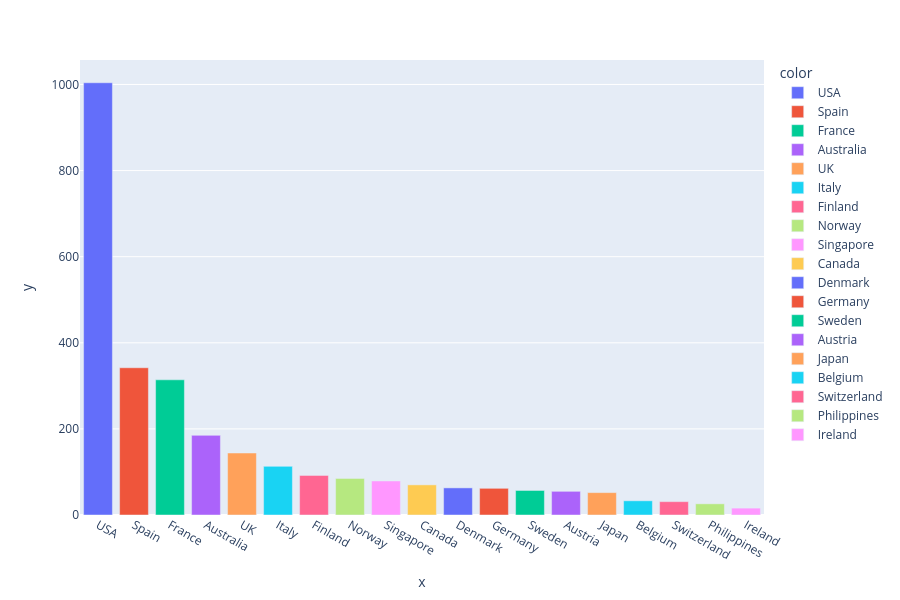

Here is the notebook cell this chart was saved with:
### Code cell
barplot_visualization('COUNTRY')

### Figure 1 — Plotly figure (JSON) as saved in the notebook; plotly's stock layout.template omitted (floating-point values rounded to 4 significant figures)
{"data": [{"hovertemplate": "color=USA<br>x=%{x}<br>y=%{y}<extra></extra>", "legendgroup": "USA", "marker": {"color": "#636efa", "pattern": {"shape": ""}}, "name": "USA", "orientation": "v", "showlegend": true, "textposition": "auto", "type": "bar", "x": ["USA"], "xaxis": "x", "y": [1004], "yaxis": "y"}, {"hovertemplate": "color=Spain<br>x=%{x}<br>y=%{y}<extra></extra>", "legendgroup": "Spain", "marker": {"color": "#EF553B", "pattern": {"shape": ""}}, "name": "Spain", "orientation": "v", "showlegend": true, "textposition": "auto", "type": "bar", "x": ["Spain"], "xaxis": "x", "y": [342], "yaxis": "y"}, {"hovertemplate": "color=France<br>x=%{x}<br>y=%{y}<extra></extra>", "legendgroup": "France", "marker": {"color": "#00cc96", "pattern": {"shape": ""}}, "name": "France", "orientation": "v", "showlegend": true, "textposition": "auto", "type": "bar", "x": ["France"], "xaxis": "x", "y": [314], "yaxis": "y"}, {"hovertemplate": "color=Australia<br>x=%{x}<br>y=%{y}<extra></extra>", "legendgroup": "Australia", "marker": {"color": "#ab63fa", "pattern": {"shape": ""}}, "name": "Australia", "orientation": "v", "showlegend": true, "textposition": "auto", "type": "bar", "x": ["Australia"], "xaxis": "x", "y": [185], "yaxis": "y"}, {"hovertemplate": "color=UK<br>x=%{x}<br>y=%{y}<extra></extra>", "legendgroup": "UK", "marker": {"color": "#FFA15A", "pattern": {"shape": ""}}, "name": "UK", "orientation": "v", "showlegend": true, "textposition": "auto", "type": "bar", "x": ["UK"], "xaxis": "x", "y": [144], "yaxis": "y"}, {"hovertemplate": "color=Italy<br>x=%{x}<br>y=%{y}<extra></extra>", "legendgroup": "Italy", "marker": {"color": "#19d3f3", "pattern": {"shape": ""}}, "name": "Italy", "orientation": "v", "showlegend": true, "textposition": "auto", "type": "bar", "x": ["Italy"], "xaxis": "x", "y": [113], "yaxis": "y"}, {"hovertemplate": "color=Finland<br>x=%{x}<br>y=%{y}<extra></extra>", "legendgroup": "Finland", "marker": {"color": "#FF6692", "pattern": {"shape": ""}}, "name": "Finland", "orientation": "v", "showlegend": true, "textposition": "auto", "type": "bar", "x": ["Finland"], "xaxis": "x", "y": [92], "yaxis": "y"}, {"hovertemplate": "color=Norway<br>x=%{x}<br>y=%{y}<extra></extra>", "legendgroup": "Norway", "marker": {"color": "#B6E880", "pattern": {"shape": ""}}, "name": "Norway", "orientation": "v", "showlegend": true, "textposition": "auto", "type": "bar", "x": ["Norway"], "xaxis": "x", "y": [85], "yaxis": "y"}, {"hovertemplate": "color=Singapore<br>x=%{x}<br>y=%{y}<extra></extra>", "legendgroup": "Singapore", "marker": {"color": "#FF97FF", "pattern": {"shape": ""}}, "name": "Singapore", "orientation": "v", "showlegend": true, "textposition": "auto", "type": "bar", "x": ["Singapore"], "xaxis": "x", "y": [79], "yaxis": "y"}, {"hovertemplate": "color=Canada<br>x=%{x}<br>y=%{y}<extra></extra>", "legendgroup": "Canada", "marker": {"color": "#FECB52", "pattern": {"shape": ""}}, "name": "Canada", "orientation": "v", "showlegend": true, "textposition": "auto", "type": "bar", "x": ["Canada"], "xaxis": "x", "y": [70], "yaxis": "y"}, {"hovertemplate": "color=Denmark<br>x=%{x}<br>y=%{y}<extra></extra>", "legendgroup": "Denmark", "marker": {"color": "#636efa", "pattern": {"shape": ""}}, "name": "Denmark", "orientation": "v", "showlegend": true, "textposition": "auto", "type": "bar", "x": ["Denmark"], "xaxis": "x", "y": [63], "yaxis": "y"}, {"hovertemplate": "color=Germany<br>x=%{x}<br>y=%{y}<extra></extra>", "legendgroup": "Germany", "marker": {"color": "#EF553B", "pattern": {"shape": ""}}, "name": "Germany", "orientation": "v", "showlegend": true, "textposition": "auto", "type": "bar", "x": ["Germany"], "xaxis": "x", "y": [62], "yaxis": "y"}, {"hovertemplate": "color=Sweden<br>x=%{x}<br>y=%{y}<extra></extra>", "legendgroup": "Sweden", "marker": {"color": "#00cc96", "pattern": {"shape": ""}}, "name": "Sweden", "orientation": "v", "showlegend": true, "textposition": "auto", "type": "bar", "x": ["Sweden"], "xaxis": "x", "y": [57], "yaxis": "y"}, {"hovertemplate": "color=Austria<br>x=%{x}<br>y=%{y}<extra></extra>", "legendgroup": "Austria", "marker": {"color": "#ab63fa", "pattern": {"shape": ""}}, "name": "Austria", "orientation": "v", "showlegend": true, "textposition": "auto", "type": "bar", "x": ["Austria"], "xaxis": "x", "y": [55], "yaxis": "y"}, {"hovertemplate": "color=Japan<br>x=%{x}<br>y=%{y}<extra></extra>", "legendgroup": "Japan", "marker": {"color": "#FFA15A", "pattern": {"shape": ""}}, "name": "Japan", "orientation": "v", "showlegend": true, "textposition": "auto", "type": "bar", "x": ["Japan"], "xaxis": "x", "y": [52], "yaxis": "y"}, {"hovertemplate": "color=Belgium<br>x=%{x}<br>y=%{y}<extra></extra>", "legendgroup": "Belgium", "marker": {"color": "#19d3f3", "pattern": {"shape": ""}}, "name": "Belgium", "orientation": "v", "showlegend": true, "textposition": "auto", "type": "bar", "x": ["Belgium"], "xaxis": "x", "y": [33], "yaxis": "y"}, {"hovertemplate": "color=Switzerland<br>x=%{x}<br>y=%{y}<extra></extra>", "legendgroup": "Switzerland", "marker": {"color": "#FF6692", "pattern": {"shape": ""}}, "name": "Switzerland", "orientation": "v", "showlegend": true, "textposition": "auto", "type": "bar", "x": ["Switzerland"], "xaxis": "x", "y": [31], "yaxis": "y"}, {"hovertemplate": "color=Philippines<br>x=%{x}<br>y=%{y}<extra></extra>", "legendgroup": "Philippines", "marker": {"color": "#B6E880", "pattern": {"shape": ""}}, "name": "Philippines", "orientation": "v", "showlegend": true, "textposition": "auto", "type": "bar", "x": ["Philippines"], "xaxis": "x", "y": [26], "yaxis": "y"}, {"hovertemplate": "color=Ireland<br>x=%{x}<br>y=%{y}<extra></extra>", "legendgroup": "Ireland", "marker": {"color": "#FF97FF", "pattern": {"shape": ""}}, "name": "Ireland", "orientation": "v", "showlegend": true, "textposition": "auto", "type": "bar", "x": ["Ireland"], "xaxis": "x", "y": [16], "yaxis": "y"}], "layout": {"barmode": "relative", "height": 600, "legend": {"title": {"text": "color"}, "tracegroupgap": 0}, "margin": {"t": 60}, "xaxis": {"anchor": "y", "domain": [0, 1], "title": {"text": "x"}}, "yaxis": {"anchor": "x", "domain": [0, 1], "title": {"text": "y"}}}}
